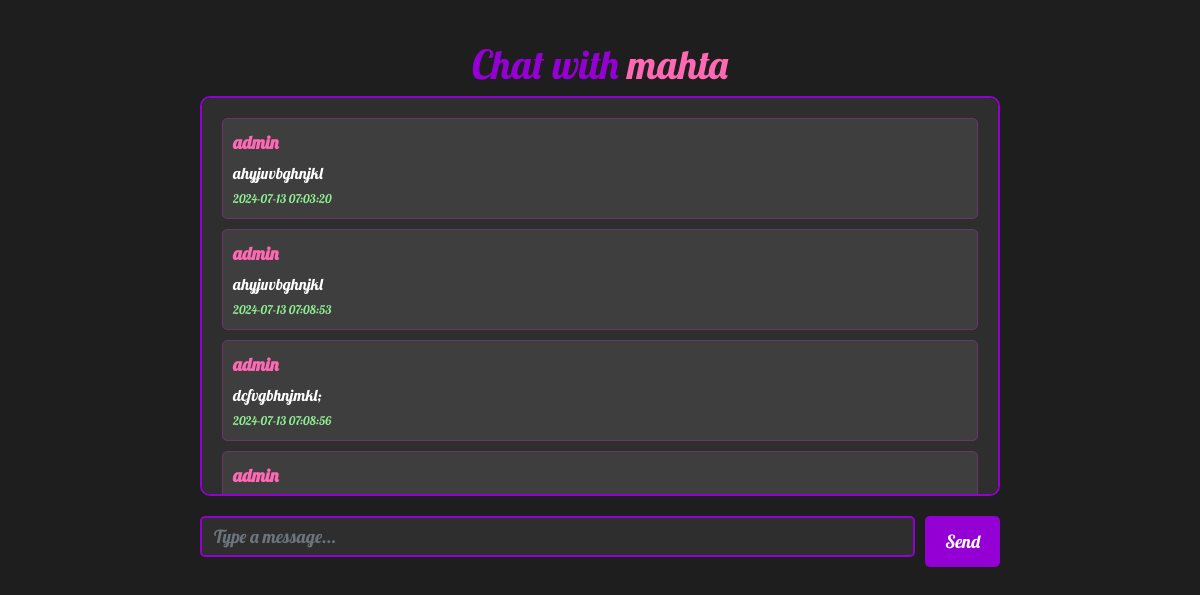
/chat?friend_id=8opAF6f0 (signed in), run on the app's committed database.
### tables this page shows
CREATE TABLE USERS (
            user_id TEXT PRIMARY KEY,
            name TEXT,
            email TEXT,
            city TEXT,
            country TEXT,
            phone TEXT,
            age INTEGER CHECK(age >= 9 AND age <= 120),
            password TEXT,
            balance INTEGER DEFAULT 0,
            is_artist BOOLEAN DEFAULT 0,
            is_premium BOOLEAN DEFAULT 0
        );

CREATE TABLE messages (
    sender_id TEXT REFERENCES users(id),
    receiver_id TEXT REFERENCES users(id),
    text TEXT NOT NULL,
    date TIMESTAMP DEFAULT CURRENT_TIMESTAMP
    );

### app.py (the view, shortened to what this page needs)
@app.route('/chat', methods=['GET', 'POST'])
def chat():
    current_user_id = session.get('user_id')
    friend_id = request.args.get('friend_id')
    if not current_user_id or not friend_id:
        return redirect(url_for('follows'))
    conn = get_db_connection()
    cursor = conn.cursor()
    cursor.execute("SELECT name FROM users WHERE user_id = ?", (friend_id,))
    friend_name = cursor.fetchone()['name']
    cursor.execute("""
        SELECT m.text, m.date, u.name AS sender_name
        FROM messages m
        JOIN users u ON m.sender_id = u.user_id
        WHERE (m.sender_id = ? AND m.receiver_id = ?) OR (m.sender_id = ? AND m.receiver_id = ?)
        ORDER BY m.date ASC
    """, (current_user_id, friend_id, friend_id, current_user_id))
    messages = cursor.fetchall()
    conn.close()
    return render_template('chat.html', friend_name=friend_name, friend_id=friend_id, messages=messages)

### app.py (called while the page is built)
def get_db_connection():
    conn = sqlite3.connect('database.db')
    conn.row_factory = sqlite3.Row
    return conn

### templates/chat.html (shortened to what this page needs)
<!DOCTYPE html>
<html>
  <head>
    <link rel="stylesheet" href="https://stackpath.bootstrapcdn.com/bootstrap/4.5.2/css/bootstrap.min.css" />
  </head>
  <body>
    <div class="chat-container">
      <h1>Chat with <span style="color: #ff69b4;">{{ friend_name }}</span></h1>
      <div class="chat-box">
        {% for message in messages %}
        <div class="message">
          <div class="sender">
            {% if message['sender_name'] == friend_name %}
            You
            {% else %}
            {{ message['sender_name'] }}
            {% endif %}
          </div>
          <div class="text">{{ message['text'] }}</div>
          <div class="date">{{ message['date'] }}</div>
        </div>
        {% endfor %}
      </div>
      <form action="{{ url_for('send_message') }}" method="post" class="send-message-form">
        <input type="text" name="text" class="form-control" placeholder="Type a message..." required>
        <button type="submit" class="btn btn-send">Send</button>
      </form>
    </div>
  </body>
</html>

### templates/chat.html (style rules this page uses)
body { background-color: #1e1e1f; color: #ffffff; display: flex; flex-direction: column; justify-content: center; align-items: center; border-radius: 5px; font-family: 'Lobster', cursive; padding: 20px; }
h1, h2, h3 { color: #9400d3; text-align: center; }
.chat-container { width: 100%; max-width: 800px; margin-top: 20px; }
.chat-box { background-color: #2e2e2f; padding: 20px; border-radius: 10px; margin-bottom: 20px; overflow-y: auto; max-height: 400px; border: 2px solid #9400d3; }
.message { background-color: #3e3e3f; padding: 10px; border-radius: 5px; margin-bottom: 10px; border: 1px solid #6A3764; }
.message .sender { font-weight: bold; color: #ff69b4; font-size: 18px; }
.message .text { color: #ffffff; margin-top: 5px; }
.message .date { color: #90ee90; font-size: 12px; margin-top: 5px; }
.send-message-form { display: flex; justify-content: space-between; width: 100%; margin-top: 20px; }
.send-message-form input[type="text"] { flex-grow: 1; margin-right: 10px; padding: 12px; border: 2px solid #9400d3; border-radius: 5px; color: #ffffff; background-color: #2e2e2f; font-family: 'Lobster', cursive; font-size: 18px; }
.btn-send { background-color: #9400d3; color: #ffffff; border: none; padding: 12px 20px; border-radius: 5px; cursor: pointer; transition: background-color 0.3s ease; font-family: 'Lobster', cursive; font-size: 18px; }

### data on the page
USERS: name "mahta"
messages: sender_name "admin", text "ahyjuvbghnjkl", date "2024-07-13 07:03:20"
messages: sender_name "admin", text "ahyjuvbghnjkl", date "2024-07-13 07:08:53"
messages: sender_name "admin", text "dcfvgbhnjmkl;", date "2024-07-13 07:08:56"
messages: sender_name "admin"
